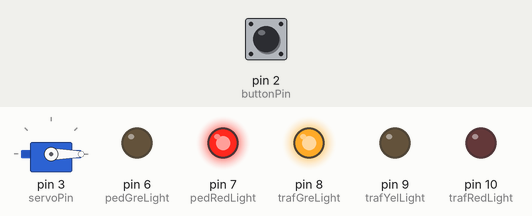
Bench run of a sketch on a simulated Arduino Uno, built with avr-gcc and run on an emulated ATmega328P. On the bench: servo, output pins drawn as LEDs (lit = HIGH). Inputs (shaded band) come from the test bench; at power-on: pin 2 (buttonPin) LOW.

Above: at 1.2 s.
1.3 s: pin 2 (buttonPin) pulled HIGH for 0.15 s
At 4.3 s:
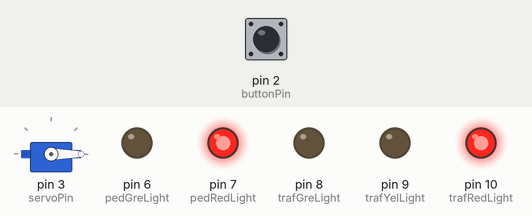
At 5.8 s:
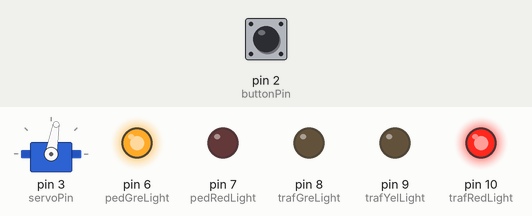
Timing chart, 0 to 14.8 s (numbered marks = the images above; inputs shaded):
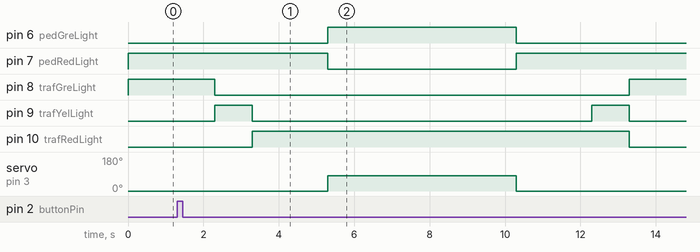

The sketch:

lyskryss.ino
```cpp
#include <Servo.h>

const int trafRedLight = 10;
const int trafYelLight = 9;
const int trafGreLight = 8;
const int pedRedLight = 7;
const int pedGreLight = 6;
const int buttonPin = 2;
const int servoPin = 3;
int switchState = 0;
int prevSwitchState = 0;

Servo barrierServo;

void setup() {
  for (int i = pedGreLight; i < trafRedLight+1; i++) {
    pinMode(i, OUTPUT);
    digitalWrite(i, LOW);
  }
  pinMode(buttonPin, INPUT);
  digitalWrite(trafGreLight, HIGH);
  digitalWrite(pedRedLight, HIGH);
  barrierServo.attach(servoPin);
  barrierServo.write(0);
}

void loop() {
  switchState = digitalRead(buttonPin);
  if (switchState != prevSwitchState && switchState == 1) {
    delay(1000);
    digitalWrite(trafGreLight, LOW);
    digitalWrite(trafYelLight, HIGH);
    delay(1000);
    digitalWrite(trafYelLight, LOW);
    digitalWrite(trafRedLight, HIGH);
    delay(2000);
    // Start of pedestrian crossing
    digitalWrite(pedRedLight, LOW);
    digitalWrite(pedGreLight, HIGH);
    barrierServo.write(80);
    delay(5000);
    digitalWrite(pedGreLight, LOW);
    digitalWrite(pedRedLight, HIGH);
    barrierServo.write(0);
    // End of pedestrian crossing
    delay(2000);
    digitalWrite(trafYelLight, HIGH);
    delay(1000);
    digitalWrite(trafRedLight, LOW);
    digitalWrite(trafYelLight, LOW);
    digitalWrite(trafGreLight, HIGH);
  }

  prevSwitchState = switchState;
}
```

Measured:
- after the input at 1.3 s, pin 6 (pedGreLight): LOW → HIGH after 4.0 s, → LOW 5.0 s later; pin 7 (pedRedLight): HIGH → LOW after 4.0 s, → HIGH 5.0 s later
